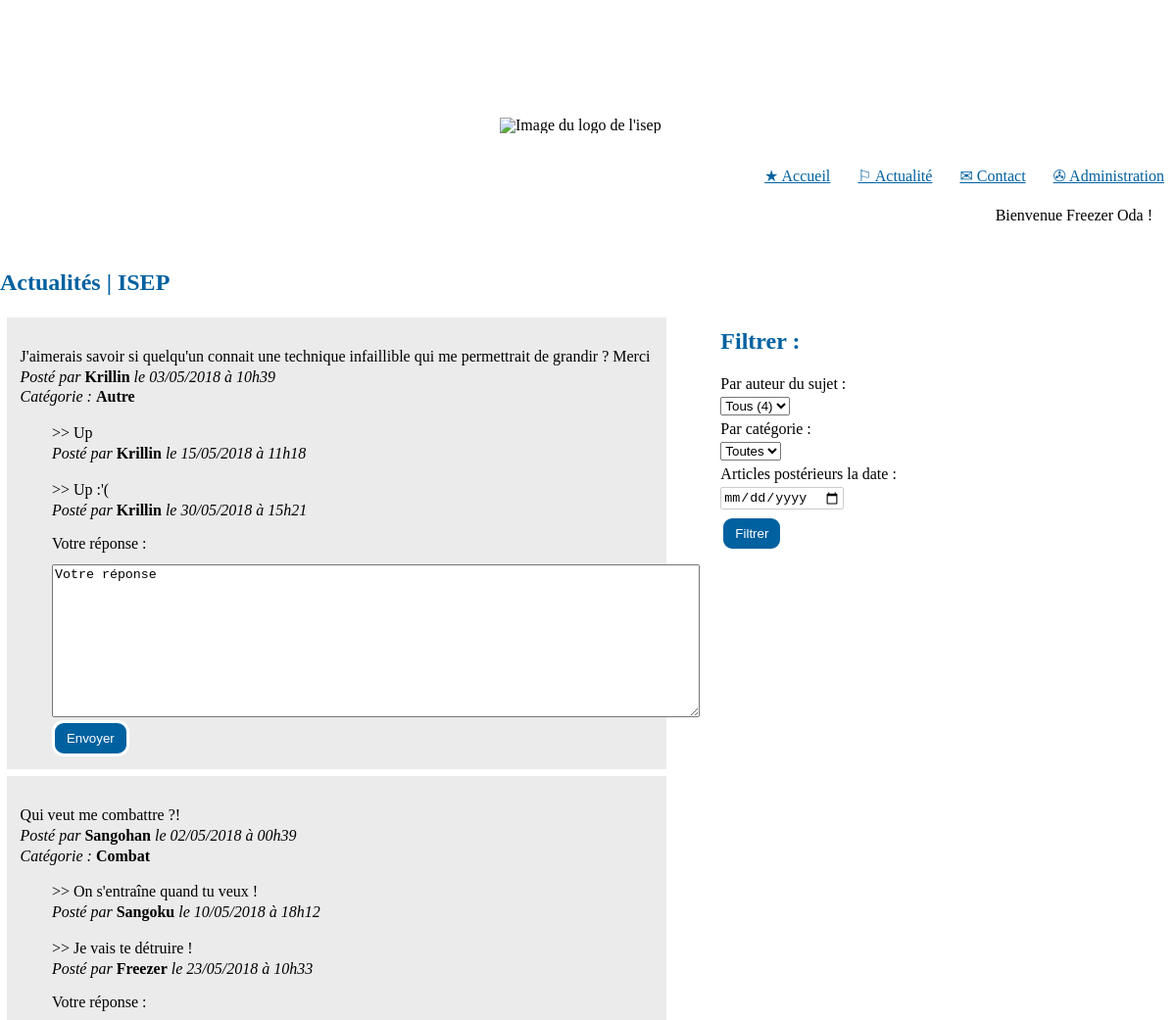
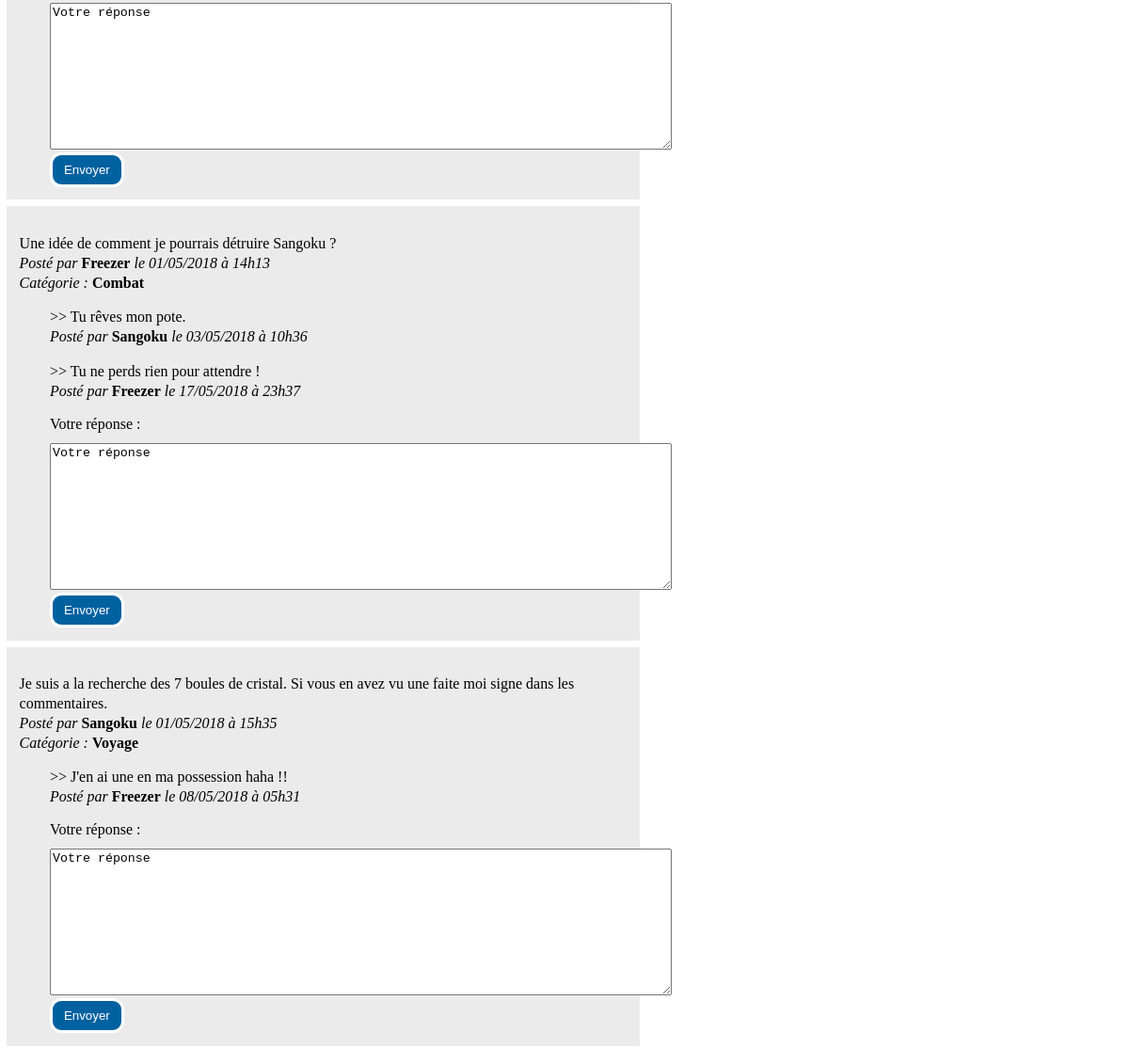
Page /php/index.php?cible=mainController&function=bouttonActualite (signed in) on the committed database (2 pictures, top to bottom).
### tables this page shows
CREATE TABLE IF NOT EXISTS `subjects` (
  `id` int(11) NOT NULL AUTO_INCREMENT,
  `content` text NOT NULL,
  `category` varchar(100) NOT NULL DEFAULT 'Autre',
  `dateTime` datetime NOT NULL DEFAULT CURRENT_TIMESTAMP,
  `user_id` int(11) NOT NULL,
  PRIMARY KEY (`id`)
);

CREATE TABLE IF NOT EXISTS `users` (
  `id` int(11) NOT NULL AUTO_INCREMENT,
  `name` varchar(100) NOT NULL,
  `last_name` varchar(100) NOT NULL,
  `mail` varchar(100) NOT NULL,
  `pass` varchar(100) NOT NULL,
  PRIMARY KEY (`id`)
);

CREATE TABLE IF NOT EXISTS `responses` (
  `id` int(11) NOT NULL AUTO_INCREMENT,
  `content` text NOT NULL,
  `dateTime` datetime NOT NULL DEFAULT CURRENT_TIMESTAMP,
  `subject_id` int(11) NOT NULL,
  `user_id` int(11) NOT NULL,
  PRIMARY KEY (`id`)
);

### php/models/requetes.php (called while the page is built, shortened)
<?php
function get_subjects(PDO $bdd, int $n): array {
    $statement = $bdd->prepare('SELECT subjects.id AS subject_id, subjects.dateTime AS subjectDateTime,MAX(responses.dateTime) AS lastResponseDateTime, subjects.category, subjects.content AS subjectContent,users.name AS subjectUserName
                                         FROM ((subjects
                                         INNER JOIN users ON subjects.user_id = users.id )
                                         /*Pour aussi récupérer les sujets qui n ont pas encore de réponses on utilise LEFT JOIN*/
                                         LEFT JOIN responses ON responses.subject_id = subjects.id)
                                         GROUP BY subjects.id
                                         ORDER  BY lastResponseDateTime DESC
                                         LIMIT '.$n);
    $statement->execute();
    $return = $statement->fetchAll();
    return $return;
}
function get_responses(PDO $bdd): array {
    $statement = $bdd->prepare('SELECT responses.dateTime AS responseDateTime,users.name AS responseUserName,responses.content AS responseContent, subjects.id AS subject_id
                                         FROM ((responses
                                         INNER JOIN users ON responses.user_id = users.id)
                                         INNER JOIN subjects ON responses.subject_id = subjects.id)
                                         ORDER BY responses.dateTime ASC
                                         ');
    $statement->execute();
    return $statement->fetchAll();
}

### php/controllers/mainController.php (called while the page is built, shortened)
<?php
if (!isset($_GET['function']) || empty($_GET['function'])) {
    $function = "default";
} else {
    $function = $_GET['function'];
}
switch ($function) {
    case 'bouttonActualite':
        $vue = 'sujet';
        break;
}
require "views/header.php";
include('views/' . $vue . '.php');

### php/views/fonctions.php (the view, shortened to what this page needs)
<?php
function dateFr($dateUS){
    $dateFR = strftime('%d-%m-%Y',strtotime($dateUS));
    $dateFRslash=str_replace (  '-' , '/' ,$dateFR);
    return $dateFRslash;
}
function heureFr(string $heureUS){
    $heureFr = explode(' ',$heureUS);
    $heureFr1 = substr_replace($heureFr[1], '', -3, 3);
    $heureFr2 =str_replace (  ':' , 'h' ,$heureFr1);
    return $heureFr2;
}
function recupereSubjects($bdd,$n){
    $subjects = get_subjects($bdd,$n);
    foreach ($subjects as $key=>$elm){
        $subjects[$key]['subjectDate'] = dateFr($subjects[$key]['subjectDateTime']);
        $subjects[$key]['subjectTime'] = heureFr($subjects[$key]['subjectDateTime']);
    }
    return $subjects;
}
function recupereResponses($bdd){
    $responses = get_responses($bdd);
    foreach ($responses as $key=>$elm){
        $responses[$key]['responseDate'] = dateFr($responses[$key]['responseDateTime']);
        $responses[$key]['responseTime'] = heureFr($responses[$key]['responseDateTime']);
    }
    return $responses;
}
function displaySubjectsAndResponse($bdd,$n){
    $subjects = recupereSubjects($bdd, $n);
    $responses = recupereResponses($bdd);
    foreach ($subjects as $key => $elm) {
                echo(
                    "<div class='subjectWrapper'><p>"
                        . $subjects[$key]['subjectContent'] . " <br>
                            <em>Posté par</em> <strong>" . $subjects[$key]['subjectUserName'] . "</strong> <em>le " . $subjects[$key]['subjectDate'] . " à " . $subjects[$key]['subjectTime'] . "  </em> <br>
                            <em>Catégorie : </em> <strong>" . $subjects[$key]['category'] . "</strong>
                    </p>"
                    );
                foreach ($responses as $keyR => $elmR) {
                    if ($subjects[$key]['subject_id']===$responses[$keyR]['subject_id']) {
                        echo(
                            "<p class='marginleft'>
                                   >> " .$responses[$keyR]['responseContent']. " <br>
                                   <em>Posté par</em> <strong>" . $responses[$keyR]['responseUserName'] . "</strong> <em>le " . $responses[$keyR]['responseDate'] . " à " . $responses[$keyR]['responseTime'] . " </em>
                               </p>"
                        );
                    }
                }
                $get = $subjects[$key]['subject_id'];
                echo("
                     <form class='marginleft' action=\"index.php?cible=mainController&function=postResponse&subject_id=$get\" method=\"post\">
                         <label> <span> Votre réponse : </span>
                             <br>
                             <textarea cols=\"80\" rows=\"10\" name=\"content\">Votre réponse</textarea>
                         </label>
                         <br>
                         <button type=\"submit\">Envoyer</button>
                         <br>
                     </form>
                    </div>"
                );
    }
}

### css/style.css (style rules this page uses)
html { --orange-isep: rgb(245,161,1); --blue-isep: rgb(0,97,160); --grey-isep: rgb(226,226,226); }
body { width: 1200px; font-family: serif; margin: 70px auto 1%; }
em { font-style: italic; }
strong { font-weight: bold; }
label { margin-bottom: 2%; }
p { line-height: 130%; display: block; margin-top: 1em; margin-bottom: 1em; text-align: start; }
button { padding: 8px 12px 8px 12px; background-color: var(--blue-isep); color: white; border: solid; border-radius: 12px; }
textarea { margin-top: 2%; }

### css/formControl.css (style rules this page uses)
body { padding-top: 50px; }

### css/sujet.css (style rules this page uses)
.marginleft { margin-left: 5%; }
.subjectWrapper { background-color: #EBEBEB; padding: 2%; margin: 1%; }

### rows in the picture
subjects: content "J'aimerais savoir si quelqu'un connait une technique infaillible qui me permettrait de grandir ? Merci", user.name "Krillin", subjectDate "03/05/2018", subjectTime "10h39", category "Autre"
responses: content "Up", user.name "Krillin", responseDate "15/05/2018", responseTime "11h18"
responses: content "Up :'(", user.name "Krillin", responseDate "30/05/2018", responseTime "15h21"
subjects: content "Qui veut me combattre ?!", user.name "Sangohan", subjectDate "02/05/2018", subjectTime "00h39", category "Combat"
responses: content "On s'entraîne quand tu veux !", user.name "Sangoku", responseDate "10/05/2018", responseTime "18h12"
responses: content "Je vais te détruire !", user.name "Freezer", responseDate "23/05/2018", responseTime "10h33"
subjects: content "Une idée de comment je pourrais détruire Sangoku ?", user.name "Freezer", subjectDate "01/05/2018", subjectTime "14h13", category "Combat"
responses: content "Tu rêves mon pote.", user.name "Sangoku", responseDate "03/05/2018", responseTime "10h36"
responses: content "Tu ne perds rien pour attendre !", user.name "Freezer", responseDate "17/05/2018", responseTime "23h37"
subjects: content "Je suis a la recherche des 7 boules de cristal. Si vous en avez vu une faite moi signe dans les commentaires.", user.name "Sangoku", subjectDate "01/05/2018", subjectTime "15h35", category "Voyage"
responses: content "J'en ai une en ma possession haha !!", user.name "Freezer", responseDate "08/05/2018", responseTime "05h31"

### other values in the picture
displayBienvenue('Bienvenue') "Bienvenue Freezer Oda !"
